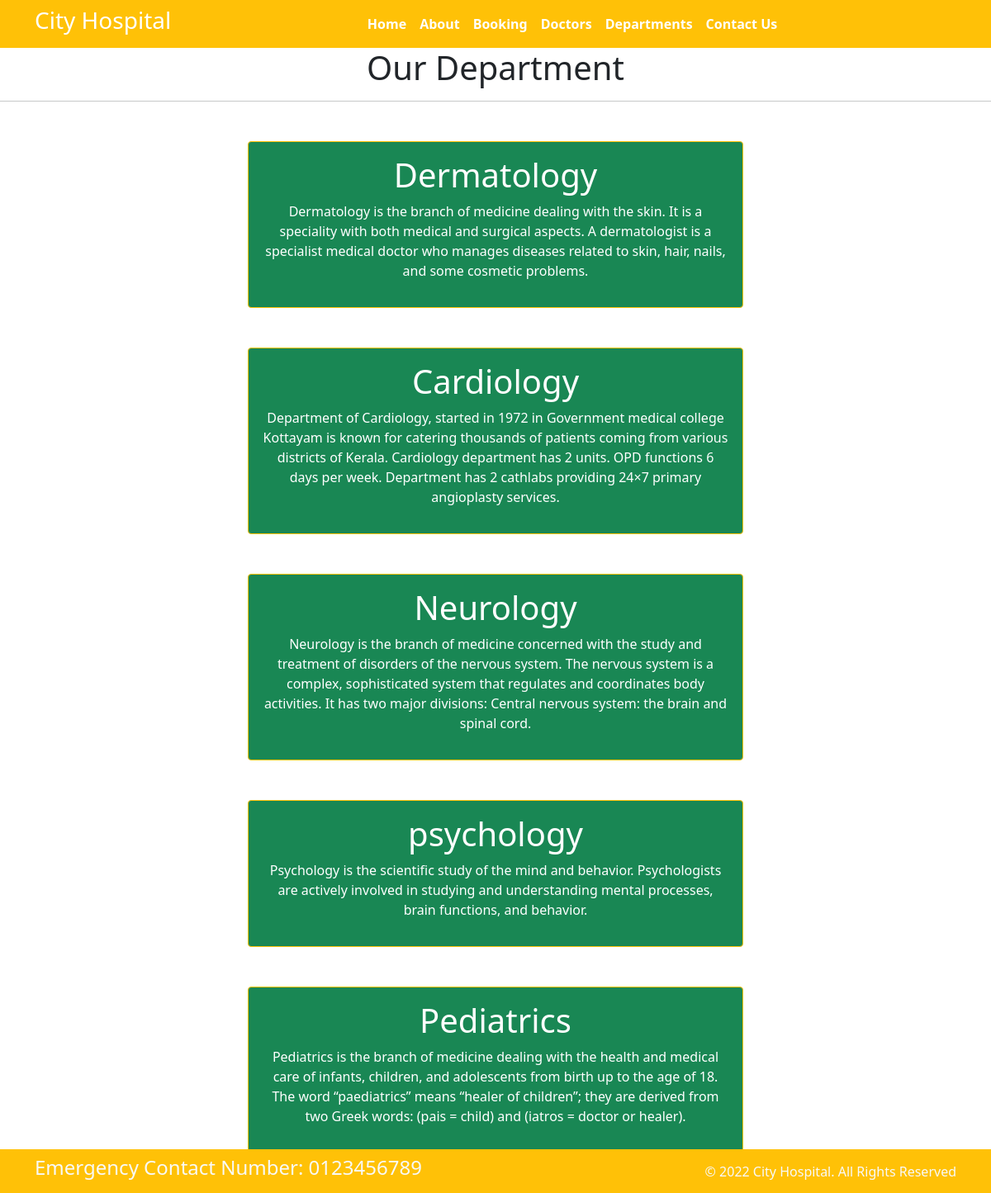
Screenshot of /department with the database file from the repository.
### home/models.py (models this page shows, shortened)
class Departments(models.Model):
    dep_name = models.CharField(max_length=100)
    dep_description  = models.TextField()

### home/views.py (the view)
# urls.py: path("department",views.department,name='department'),
def department(request):
    dict_dept={
        'dept':Departments.objects.all()
    }
    return render(request, 'department.html', dict_dept)

### templates/department.html (shortened to what this page needs)
{% extends 'base.html' %}
{% block content%}
<h1 class="text-center"> Our Department </h1>
<hr>
{% for d in dept%}
<div class="mx-auto w-50 bg-success text-center text-white p-3 my-5 border border-warning rounded">
    <h1>{{d.dep_name}}</h1>
    <p>{{d.dep_description}}</p>
</div>
{% endfor %}
{% endblock %}

### rows the page displays
Departments: dep_name "Dermatology", dep_description "Dermatology is the branch of medicine dealing with the skin. It is a speciality with both medical and surgical aspects. A dermatologist is a specialist medical doctor who manages diseases related to skin, hair, nails, and some cosmetic problems."
Departments: dep_name "Cardiology", dep_description "Department of Cardiology, started in 1972 in Government medical college Kottayam is known for catering thousands of patients coming from various districts of Kerala. Cardiology department has 2 units. OPD functions 6 days per week. Department has 2 cathlabs providing 24×7 primary angioplasty services."
Departments: dep_name "Neurology", dep_description "Neurology is the branch of medicine concerned with the study and treatment of disorders of the nervous system. The nervous system is a complex, sophisticated system that regulates and coordinates body activities. It has two major divisions: Central nervous system: the brain and spinal cord."
Departments: dep_name "psychology", dep_description "Psychology is the scientific study of the mind and behavior. Psychologists are actively involved in studying and understanding mental processes, brain functions, and behavior."
Departments: dep_name "Pediatrics", dep_description "Pediatrics is the branch of medicine dealing with the health and medical care of infants, children, and adolescents from birth up to the age of 18. The word “paediatrics” means “healer of children”; they are derived from two Greek words: (pais = child) and (iatros = doctor or healer)."
